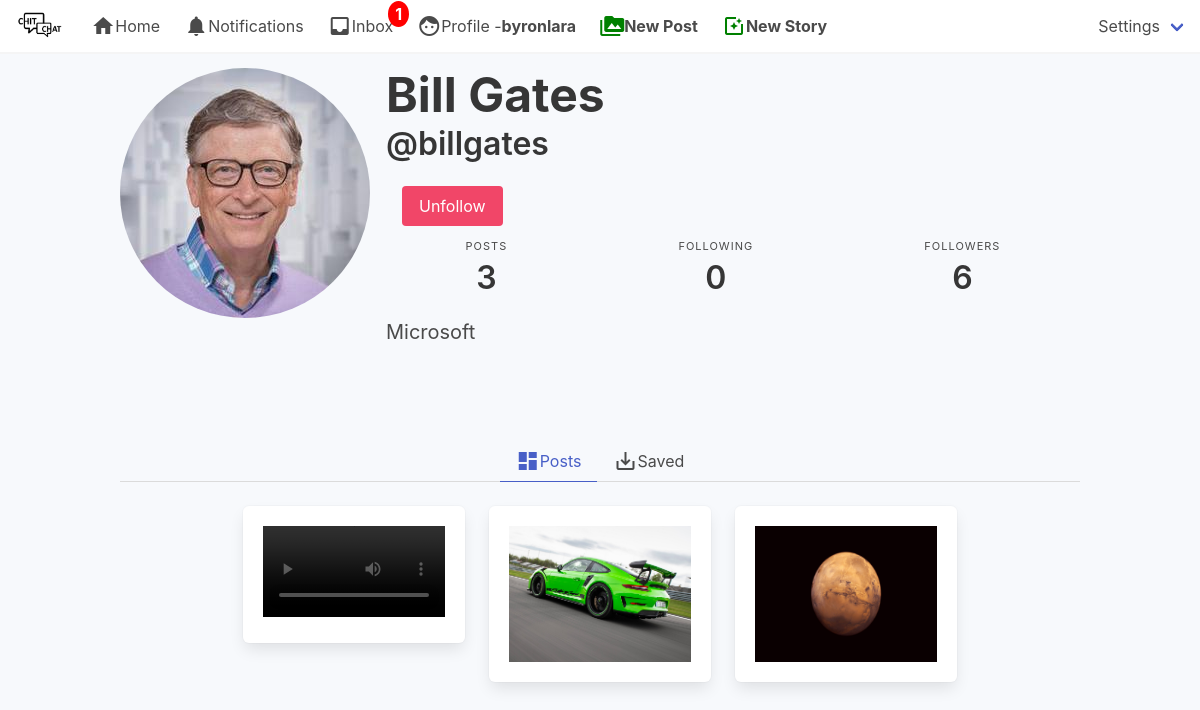
The app's page /billgates/ (signed in) with its own data.
### authy/models.py (models this page shows, shortened)
class Profile(models.Model):
	user = models.OneToOneField(User, on_delete=models.CASCADE, related_name='profile')
	first_name = models.CharField(max_length=50, null=True, blank=True)
	last_name = models.CharField(max_length=50, null=True, blank=True)
	location = models.CharField(max_length=50, null=True, blank=True)
	url = models.CharField(max_length=80, null=True, blank=True)
	profile_info = models.TextField(max_length=150, null=True, blank=True)
	created = models.DateField(auto_now_add=True)
	favorites = models.ManyToManyField(Post)
	picture = models.ImageField(upload_to=user_directory_path, blank=True, null=True, verbose_name='Picture')

### post/models.py (models this page shows, shortened)
class Post(models.Model):
	id = models.UUIDField(primary_key=True, default=uuid.uuid4, editable=False)
	content =  models.ManyToManyField(PostFileContent, related_name='contents')
	caption = models.TextField(max_length=1500, verbose_name='Caption')
	posted = models.DateTimeField(auto_now_add=True)
	tags = models.ManyToManyField(Tag, related_name='tags')
	user = models.ForeignKey(User, on_delete=models.CASCADE)
	likes = models.IntegerField(default=0)
	def get_absolute_url(self):
		return reverse('postdetails', args=[str(self.id)])

class PostFileContent(models.Model):
	user = models.ForeignKey(User, on_delete=models.CASCADE, related_name='content_owner')
	file = models.FileField(upload_to=user_directory_path)

### authy/views.py (the view)
# urls.py: path('<username>/', UserProfile, name='profile'),
def UserProfile(request, username):
	user = get_object_or_404(User, username=username)
	profile = Profile.objects.get(user=user)
	url_name = resolve(request.path).url_name
	if url_name == 'profile':
		posts = Post.objects.filter(user=user).order_by('-posted')
	else:
		posts = profile.favorites.all()
	posts_count = Post.objects.filter(user=user).count()
	following_count = Follow.objects.filter(follower=user).count()
	followers_count = Follow.objects.filter(following=user).count()
	follow_status = Follow.objects.filter(following=user, follower=request.user).exists()
	paginator = Paginator(posts, 8)
	page_number = request.GET.get('page')
	posts_paginator = paginator.get_page(page_number)
	template = loader.get_template('profile.html')
	context = {
		'posts': posts_paginator,
		'profile':profile,
		'following_count':following_count,
		'followers_count':followers_count,
		'posts_count':posts_count,
		'follow_status':follow_status,
		'url_name':url_name,
	}
	return HttpResponse(template.render(context, request))

### direct/views.py (called while the page is built)
def checkDirects(request):
	directs_count = 0
	if request.user.is_authenticated:
		directs_count = Message.objects.filter(user=request.user, is_read=False).count()
	return {'directs_count':directs_count}

### notifications/views.py (called while the page is built)
def CountNotifications(request):
	count_notifications = 0
	if request.user.is_authenticated:
		count_notifications = Notification.objects.filter(user=request.user, is_seen=False).count()
	return {'count_notifications':count_notifications}

### instagram_clone/templates/profile.html (shortened to what this page needs)
{% extends 'base.html' %}
{% load static %}
{% block content %}
<article class="media">
  <div style="padding-top:20px ;" class="media-left">
      <figure class="image is-256x256">
        {% if profile.picture %}
          <img class="is-rounded" src="{{ profile.picture.url }}">
        {% else %}
          <img class="is-rounded" src="https://bulma.io/images/placeholders/256x256.png">
        {% endif %}
      </figure>
  </div>
   <div style="padding-top:20px ;" class="media-content">
    <div class="content">
      <h1 style="font-weight: bold;" class="title is-1">{% if profile.first_name %}{{ profile.first_name }} {{ profile.last_name }} {% endif %}</h1>
      <h2 class="subtitle is-3">@{{ profile.user }}</h2>
    {% if user.is_authenticated and user != profile.user %}
      <div class="media-right">
        {% if follow_status == True %}
          <a href="{% url 'follow' profile.user 0 %}" class="button is-danger">Unfollow</a>
        {% else %}
          <a href="{% url 'follow' profile.user 1 %}" class="button is-success">Follow</a>
        {% endif  %}
      </div>
    {% endif %}
    </div>
     <nav class="level is-mobile">
  <div class="level-item has-text-centered">
    <div>
      <p class="heading">Posts</p>
      <p class="title">{{ posts_count }}</p>
    </div>
  </div>
  <div class="level-item has-text-centered">
    <div>
      <p class="heading">Following</p>
      <p class="title">{{ following_count }}</p>
    </div>
  </div>
  <div class="level-item has-text-centered">
    <div>
      <p class="heading">Followers</p>
      <p class="title">{{ followers_count }}</p>
    </div>
  </div>
</nav>
<p class="subtitle is-5">{% if profile.profile_info %}{{ profile.profile_info }}{% endif %}</p>
 </div>
</article>
</div>
  </section>
  <section class="section">
    <div class="container">
  <div class="tabs is-centered">
  <ul>
    <li class="{% if url_name == 'profile' %}is-active{% endif %}">
      <a href="{% url 'profile' profile.user %}"><i class="material-icons">dashboard</i>Posts</a>
    </li>
    <li class="{% if url_name == 'profilefavorites' %}is-active{% endif %}">
      <a href="{% url 'profilefavorites' profile.user %}"><i class="material-icons">save_alt</i>Saved</a>
    </li>
  </ul>
</div>
    <div class="columns is-mobile is-multiline is-centered">
    {% for post in posts %}
      <div class="column is-one-quarter">
        <div class="box">
  {% if post.content.first.file.name|slice:"-3:" == 'jpg' or post_item.content.first.file.name|slice:"-3:" == 'png' %}
    <figure class="image is-4by3">
      <a href="{{ post.get_absolute_url }}">
        <img src="{{ post.content.first.file.url }}" alt="Placeholder image">
      </a>
    </figure>
  {% else %}
    <a href="{{ post.get_absolute_url }}">
      <video width="640" controls="controls" preload="metadata">
        <source src="{{ post.content.first.file.url }}#t=0.5" type="video/mp4">
      </video>
    </a>
  {% endif %}
    </div>
      </div>
    {% empty %}
      <br>
      <h3 class="title is-3">You do not have any post!</h3>
    {% endfor %}
      </div>
</div>
  </section>
{% endblock %}

### instagram_clone/templates/base.html (shortened to what this page needs)
{% load static %}
<!DOCTYPE html>
<html>
  <head>
    <link rel="stylesheet" href="{% static 'css/bulma.min.css' %}">
    <link rel="stylesheet" href="{% static 'css/style.css' %}">
  </head>
  <body style="background-color: #f7f9fc;">
  <nav class="navbar has-shadow is-fixed-top" role="navigation" aria-label="main navigation">
  <div class="navbar-brand">
    <a class="navbar-item" href="">
      <img src="{% static 'img/chit-chat.png' %}" height="256px">
    </a>
  </div>
  <div id="navbarBasicExample" class="navbar-menu">
    <div class="navbar-start">
      <a href="{% url 'index' %}" class="navbar-item">
        <i class="material-icons">home</i>
        Home
      </a>
      <a href="{% url 'show-notifications' %}" class="navbar-item">
        <i class="material-icons">notifications</i>
        Notifications
      </a>
      <a href="{% url 'inbox' %}" class="navbar-item">
        <i class="material-icons">inbox</i>
        Inbox
        {% if directs_count %}
        <span class="badge">{{ directs_count }}</span>
        {% endif %}
      </a>
      <a href="{% url 'profile' request.user %}" class="navbar-item">
        <i class="material-icons">face</i>
        Profile - <strong>{{ request.user }}</strong>
      </a>
        <a href="{% url 'newpost' %}" class="navbar-item">
          <i style="color: green;" class="material-icons">perm_media</i>
          <strong>New Post</strong>
        </a>
        <a href="{% url 'newstory' %}" class="navbar-item">
          <i style="color: green;" class="material-icons">photo_filter</i>
          <strong>New Story</strong>
        </a>
      </div>
    </div>
        <div class="navbar-end">
        <div class=" navbar-item has-dropdown is-hoverable">
        <a class="navbar-link">
          Settings
        </a>
  </div>
</nav>
  <section class="section">
    <div class="container">
      {% block content %}
      {% endblock %}
  </body>
</html>

### instagram_clone/static/css/style.css (style rules this page uses)
.badge { position: absolute; top: 1px; right: -4px; padding: 1px 7px; border-radius: 50%; background: red; color: white; font-weight: bold; }
* { box-sizing:border-box }

### records on screen
Profile: picture (picture), first_name "Bill", last_name "Gates", user "billgates", profile_info "Microsoft"
Post: content.first.file (picture)
Post: content.first.file (picture)

### other values on screen
{{ directs_count }} "1"
{{ request.user }} "byronlara"
{{ posts_count }} "3"
{{ following_count }} "0"
{{ followers_count }} "6"
